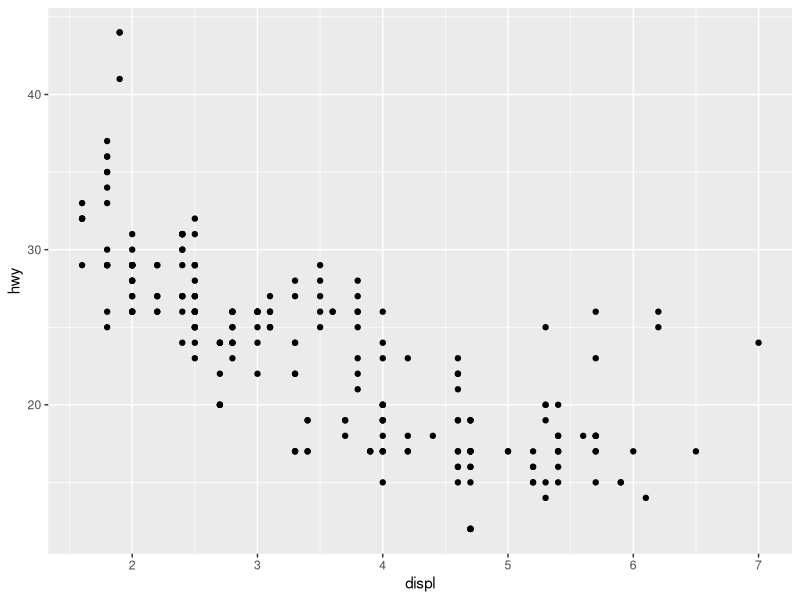
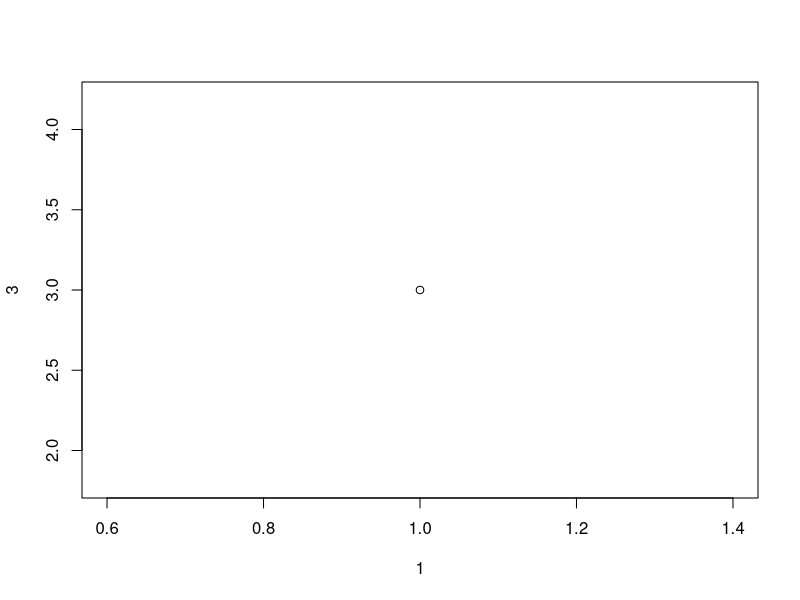
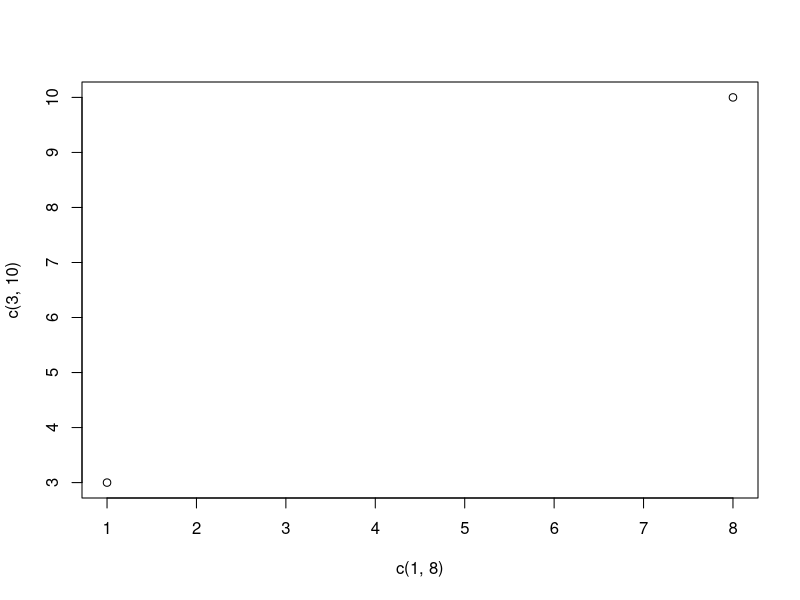
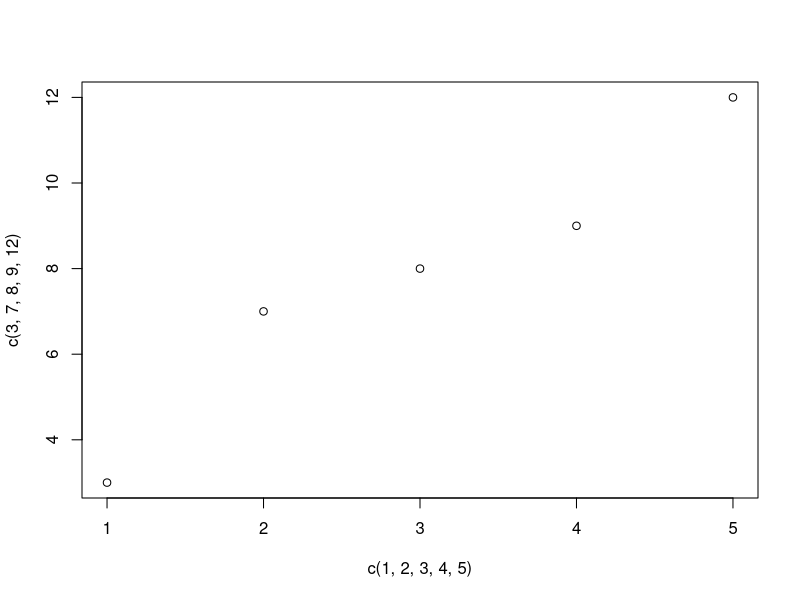
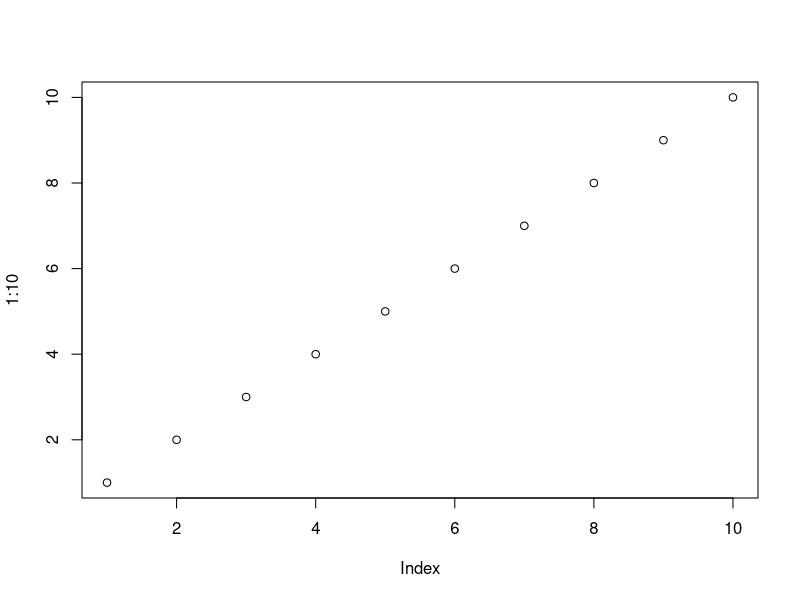
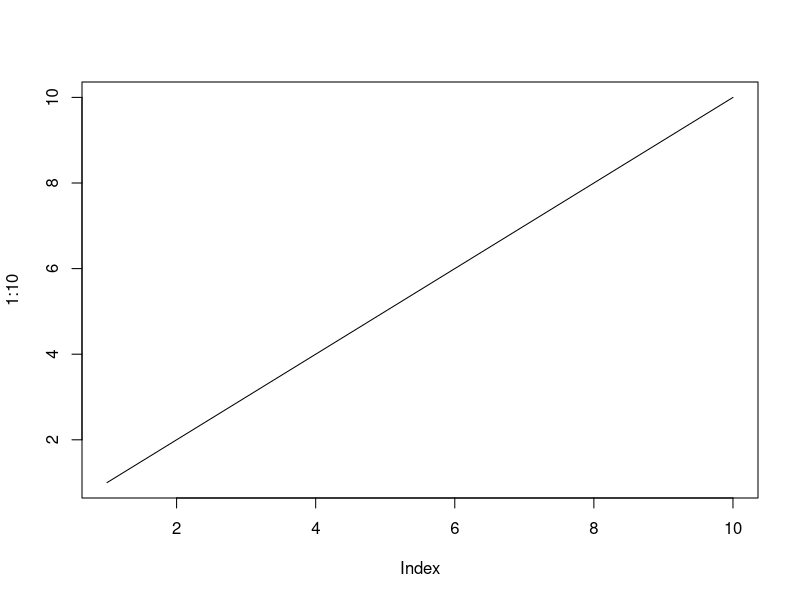
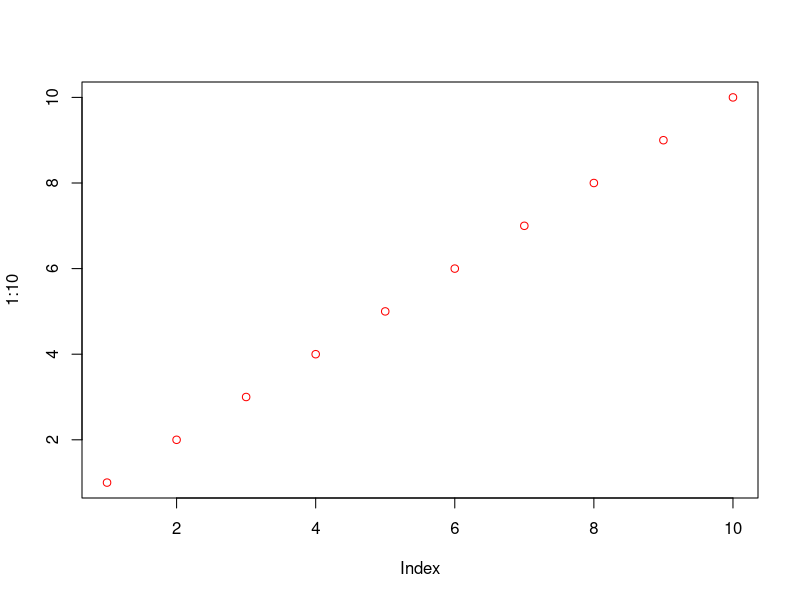
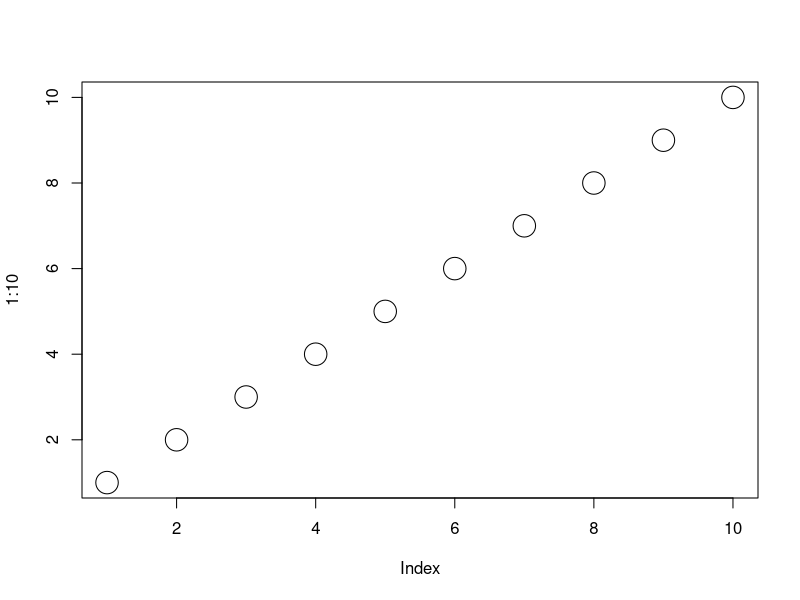

Source code (R) for these figures, in order:
install.packages("ggplot2")
library(ggplot2)
ggplot(data = mpg, aes(x = displ, y = hwy)) +
  geom_point()

# draw one point in the diagram at position(1) and position(3)
plot(1,3)

#Draw two points in the diagram, one at position (1, 3) and one in position (8, 10):
plot(c(1, 8), c(3, 10))

#multiple points
plot(c(1,2,3,4,5),c(3,7,8,9,12))

#example
x<-c(1,2,3,4,5)
y<-c(3,7,8,9,12)
print(x,y)

#sequence of point
plot(1:10)

#draw a line
plot(1:10, type="l")

#colors
plot(1:10, col="red")

# size
plot(1:10, cex=3)

#shape

plot(1:10,pch=25,cex=2)

plot(1:10, type = "l", col = "blue")


plot(1:10, type = "l", col = "blue")  # Plotting lines

#multiple lines 
# Sample data
x = 1:10
y1 = x
y2 = x^2
y3 = sqrt(x)
# Create an empty plot
plot(x, y1, type = "l", col = "blue", ylim = range(0, y2, y3), xlab = "X-axis", ylab = "Y-axis")
# Add the other lines
lines(x, y2, type = "l", col = "red")
lines(x, y3, type = "l", col = "green")
# Add a legend
legend("topright", legend = c("Line 1", "Line 2", "Line 3"), col = c("blue", "red", "green"), lty = 1)
# Add a title
title("Multiple Lines Plot")

#bar plots
categories<-c("a","b","c","d")
values<-c(20,30,15,25)
barplot(values,names.arg=categories,main="bar plot")

#line plot
# Sample data
x <- c(1, 2, 3, 4, 5)
y <- c(2, 3, 1, 5, 4)
# Create a simple line plot
plot(x, y, type = "l", main = "Line Plot", xlab = "X-axis", ylab = "Y-axis")

#histogram
# Sample data
data <- c(1, 2, 2, 3, 3, 3, 4, 4, 5, 5, 5, 5)
# Create a histogram
hist(data, main = "Histogram", xlab = "Values", ylab = "Frequency", col = "lightblue")

#themes and 
# Load the ggplot2 library
library(ggplot2)
# Sample data
data <- data.frame(
  x = 1:10,
  y = c(2, 4, 6, 8, 10, 12, 14, 16, 18, 20)
)
# Create a scatter plot
plot <- ggplot(data, aes(x = x, y = y)) +
  geom_point(size = 4, color = "blue", shape = 19) +  # Customize points
  labs(x = "X-axis", y = "Y-axis") +  # Customize axis labels
  theme_minimal() +  # Use a minimal theme
  ggtitle("Customized Scatter Plot") +  # Add a title
  theme(
    plot.title = element_text(size = 16, hjust = 0.5),  # Customize title
    axis.text = element_text(size = 12),  # Customize axis text
    axis.title = element_text(size = 14),  # Customize axis title
    legend.position = "none"  # Remove legend
  )
# Print the plot
print(plot)






